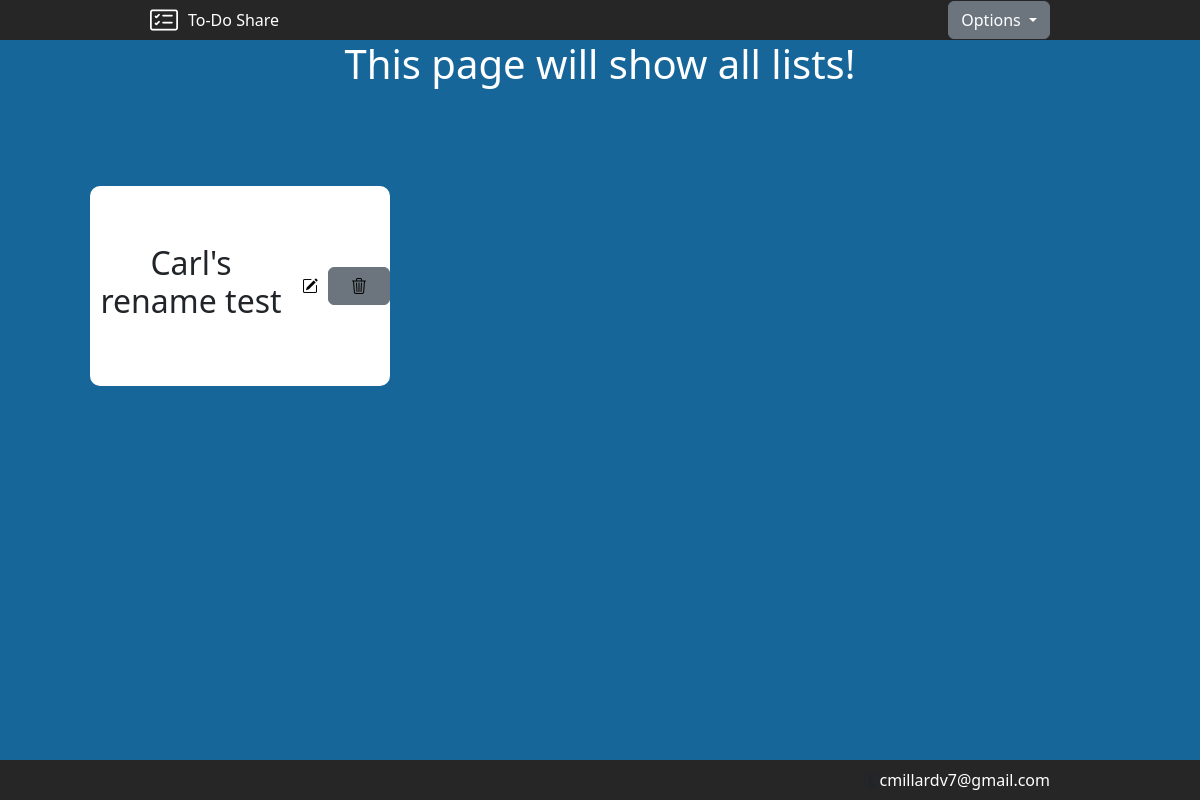
Page /all (signed in) on the earlier database version.
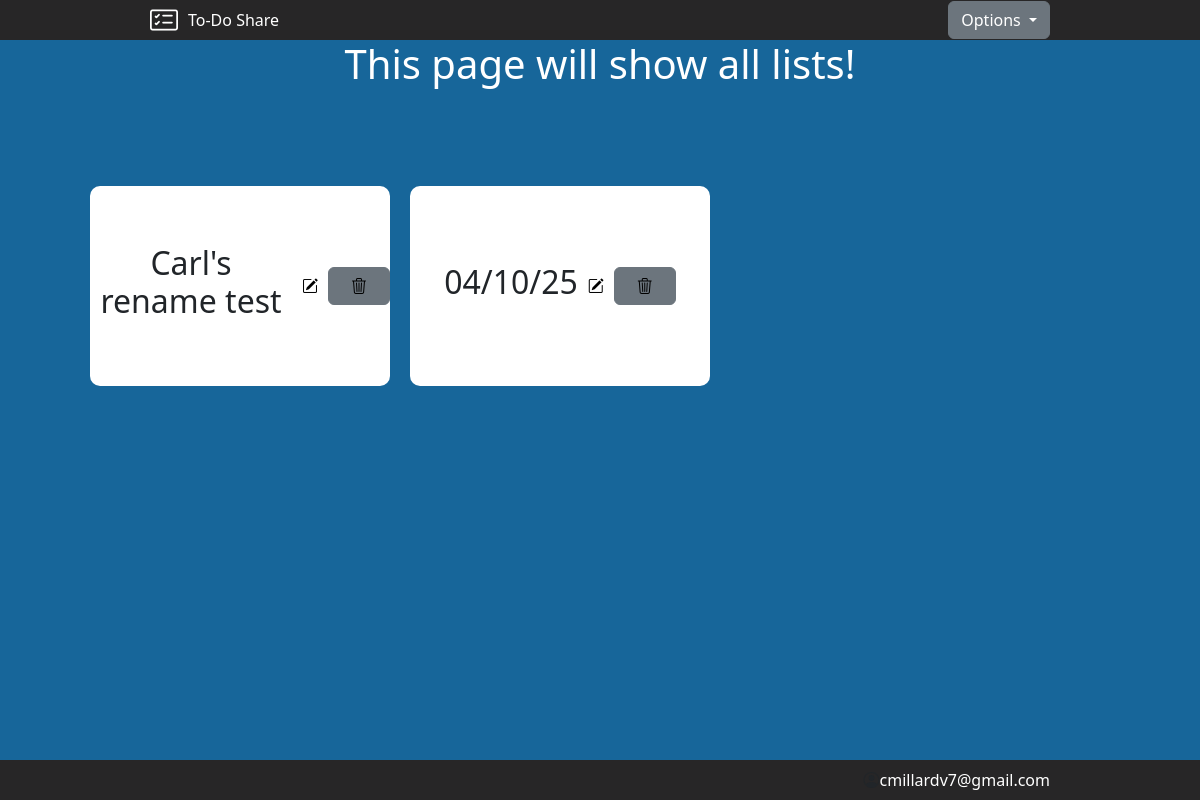
Same page on the later database version.
### main.py (models this page shows)
class ListName(db.Model):
    __tablename__ = "list_names"
    id: Mapped[int] = mapped_column(Integer, primary_key=True)
    list_name: Mapped[str] = mapped_column(String(250), nullable=False)
    list_users: Mapped[List['Users']] = relationship(secondary=relationships_table, back_populates="list_names")
    list_items: Mapped[List['ToDoItem']] = relationship(cascade="all, delete-orphan")
    list_url_id: Mapped[str] = mapped_column(String(), nullable=False, unique=True)

class Users(db.Model, UserMixin):
    __tablename__ = "users"
    id: Mapped[int] = mapped_column(Integer, primary_key=True)
    email: Mapped[str] = mapped_column(String(250), nullable=False, unique=True)
    password: Mapped[str] = mapped_column(String(250), nullable=False)
    list_names: Mapped[List['ListName']] = relationship(secondary=relationships_table, back_populates="list_users")

### main.py (the view)
@app.route("/all")
def all_lists():
    session['list_items'] = []
    return render_template("lists.html", current_user=current_user)

### main.py (called while the page is built)
@login_manager.user_loader
def load_user(user_id):
    return db.get_or_404(Users, user_id)

### templates/lists.html
{% include 'header.html' %}
<main id="all-lists-main">
        <h1 id="all-lists-headline">This page will show all lists!</h1>
        <div id="list-card-holder">
                {% set delete_list_url = url_for('delete_list') %}
                {% for list in current_user.list_names %}
                <div class="list-card">
                        <h2>{{ list.list_name }}</h2>
                        <a href="{{ url_for('edit_list', list_url_id=list.list_url_id, first_access=True) }}"><i class="bi bi-pencil-square"></i></a>
                        <button type="button" class="btn btn-secondary delete-list-btn" data-bs-container="body" data-bs-toggle="popover" data-bs-placement="top" data-bs-content="<p>Delete this list?</p>
                                <form action='/delete-list' methods='DELETE'>
                                        <input type='hidden' name='list_name_id' value='{{ list.id }}'>
                                        <button type='submit' class='btn btn-primary'>Delete</button>
                                </form>">
                                <i class="bi bi-trash3"></i>
                        </button>
                </div>
                {% endfor %}
        </div>
</main>
{% include 'footer.html' %}

### templates/header.html (shortened to what this page needs)
<!DOCTYPE html>
<html lang="en">
<head>
    {{ bootstrap.load_css() }}
    <link rel="stylesheet" href="https://cdn.jsdelivr.net/npm/bootstrap-icons@1.11.3/font/bootstrap-icons.min.css">
    <link rel="stylesheet" href="{{ url_for('static', filename='css/styles.css') }}">
</head>
<body>
    <header id="top-bar" >
        <div id="top-bar-title">
            <i class="bi bi-card-checklist"></i><span>To-Do Share</span>
        </div>
        {% if not current_user.is_authenticated %}
        <div class="dropdown">
          <button class="btn btn-secondary dropdown-toggle" type="button" data-bs-toggle="dropdown" aria-expanded="false">
            Options
          </button>
          <ul class="dropdown-menu">
              <li><a class="dropdown-item" href='{{ url_for("log_in") }}'>Log in</a></li>
              <li><a class="dropdown-item" href='{{ url_for("sign_up") }}'>Sign up</a></li>
          </ul>
        </div>
        {% else %}
        <div class="dropdown">
          <button class="btn btn-secondary dropdown-toggle" type="button" data-bs-toggle="dropdown" aria-expanded="false">
            Options
          </button>
        </div>
        {% endif %}
    </header>

### templates/footer.html (shortened to what this page needs)
        <footer>
            <div id="footer-bar">
                {% if current_user.is_authenticated %}
                <i class="bi bi-person-circle"></i>
                <span id="top-bar-email">{{ current_user.email }}</span>
                {% endif %}
            </div>
        </footer>
    </body>
</html>

### static/css/styles.css (style rules this page uses)
a { white-space: nowrap; }
#all-lists-headline { color: white; text-align: center; }
#all-lists-main { display: block; }
#footer-bar { align-items: center; background-color: #272627; display: flex; justify-content: end; width: 100%; height: 40px; padding-right: 150px; }
html, body { background-color: #17669a; }
.list-card { align-items: center; background-color: white; border-radius: 10px; display: flex; height: 200px; width: 300px; justify-content: center; margin: 10px; text-align: center; }
#list-card-holder { display: flex; flex-wrap: wrap; width: 100%; min-height: calc(100vh - 200px); padding: 80px; }
main { align-items: center; display: flex; width: 100%; min-height: calc(100vh - 80px); }
#top-bar { align-items: center; display: flex; background-color: #272627; flex-wrap: wrap; height: 40px; width: 100%; padding: 0 150px; }
#top-bar-email { color: white; }
#top-bar-title { align-items: center; display: flex; flex: 1 1 50%; justify-content: start; color: white; }
i.bi-card-checklist { color: white; font-size: 1.75rem !important; line-height: 1; margin-right: 10px; }
i.bi-trash3 { color: black; line-height: 1; margin: 10px; }
i.bi-pencil-square { color: black; line-height: 1; margin: 10px; }

Differences in the rows shown:
added ListName: list_name "04/10/25", {{ list.id }} 3 (drawn)
